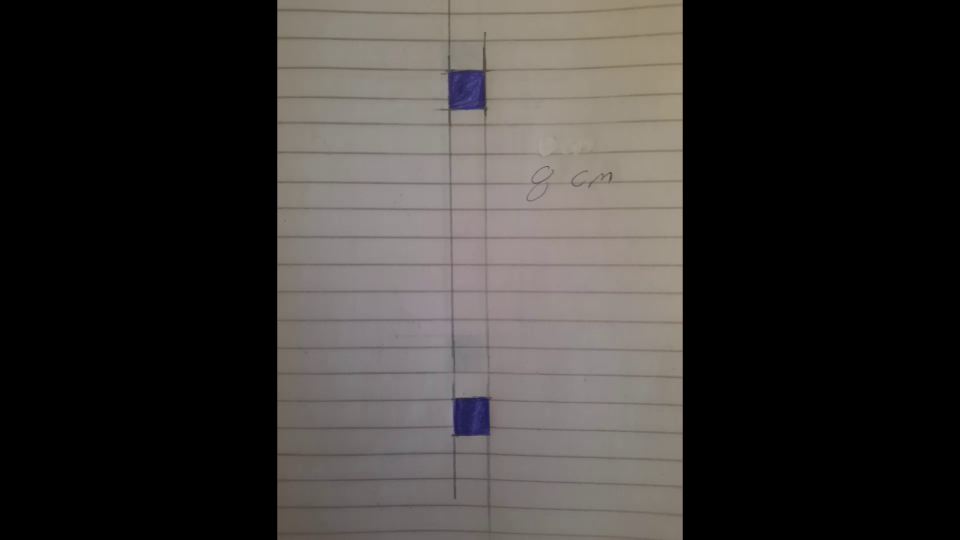
#> input picture frame 9 of computer vision/LengthSample3.mp4, 1920 x 1080 px (shown at 1/2 size)
$ python LengthMeasure.py
#> lines starting #> are read from the running program, lines starting #| are printed output that depends on the picture; after the words box and inside, x2 and y2 are one past the last pixel; in counts of white or black regions, pixels touching at a corner belong together
# Created by bassa at 3/16/2022
import cv2
import numpy as np
import time, os

cap = cv2.VideoCapture('LengthSample3.mp4')
# cap.set(3, 740)
# cap.set(4, 740)
# variable will be use
x, y, w, h = 0, 0, 0, 0
obj = []
LengthNew = 0
LengthOld = 0
deltaLength = 0
flag = 0
###############
while 1:
    # uncomment the below line for video
    ret, frame1 = cap.read()
#> frame1 is the input picture: shape (1080, 1920, 3); mean B, G, R 52.5, 54.6, 57.8
    frame = cv2.resize(frame1,(960, 540))
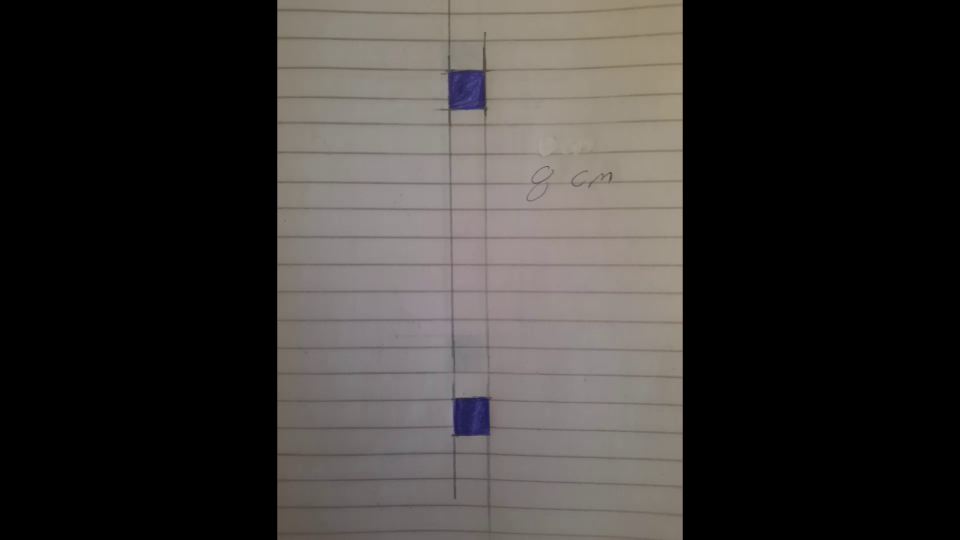
#> frame: shape (540, 960, 3); mean B, G, R 52.6, 54.6, 57.9
    # ret will return a true value if the frame exists otherwise False
    # uncomment the below 2 line for photo
    #frame1 = cv2.imread('777.5.jpg')
    # frame = cv2.resize(frame1, (740, 740))


    into_hsv = cv2.cvtColor(frame, cv2.COLOR_BGR2HSV)
#> into_hsv: shape (540, 960, 3); mean H, S, V 16.3, 11.5, 58.1
    # changing the color format from BGr to HSV
    # This will be used to create the mask
    L_limit = np.array([98, 50, 50])  # setting the blue lower limit hue min, saturation  min, value min
    U_limit = np.array([139, 255, 255])  # setting the blue upper limit hue max, saturation max, value max

    b_mask = cv2.inRange(into_hsv, L_limit, U_limit)
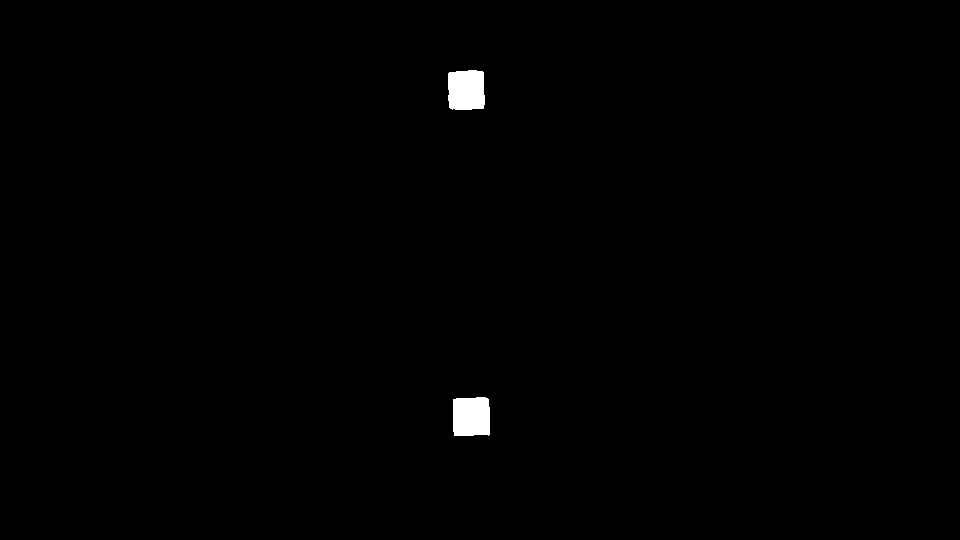
#> b_mask: shape (540, 960); 0.53% white; 2 white regions, box (x1, y1, x2, y2) and area: (453, 397, 490, 436) 1384, (448, 70, 485, 110) 1381
    # creating the mask using inRange() function
    # this will produce an image where the color of the objects
    # falling in the range will turn white and rest will be black
    blue = cv2.bitwise_and(frame, frame, mask=b_mask)
    gray = cv2.cvtColor(blue, cv2.COLOR_BGR2GRAY)
    imgBlur = cv2.GaussianBlur(gray, (5, 5), 1)
    imgCanny = cv2.Canny(imgBlur, 100, 100)
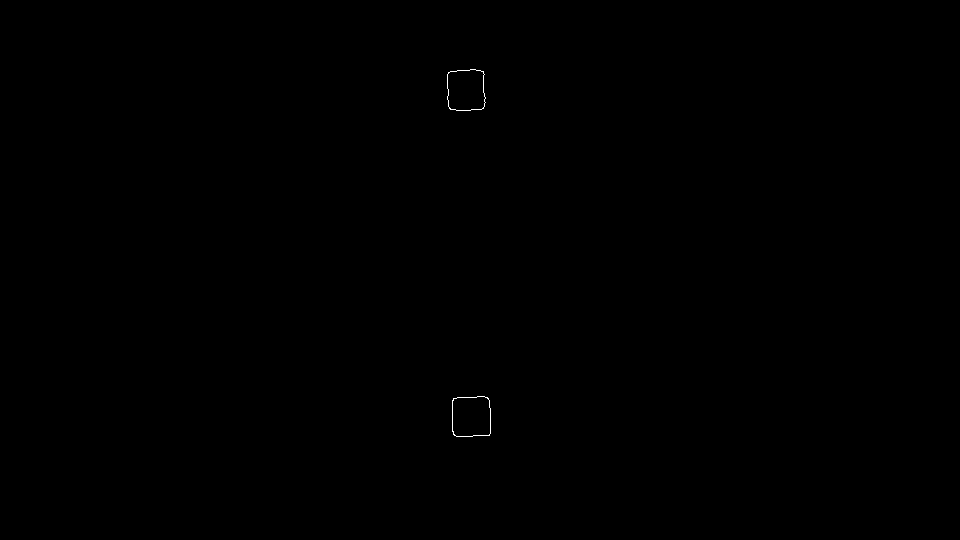
#> imgCanny: shape (540, 960); 0.06% white in thin lines or dots, all inside (x1, y1, x2, y2) = (447, 69, 491, 437)
    kernel = np.ones((5, 5))
    imgDial = cv2.dilate(imgCanny, kernel, iterations=3)
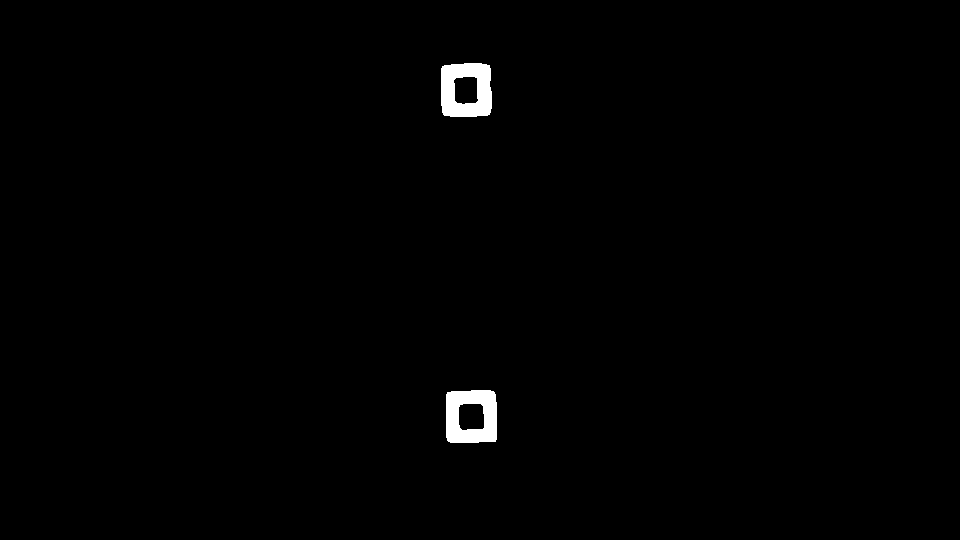
#> imgDial: shape (540, 960); 0.78% white; 2 white regions, box (x1, y1, x2, y2) and area: (441, 63, 492, 117) 2051, (446, 390, 497, 443) 2016
    imgThre = cv2.erode(imgDial, kernel, iterations=1)   #1 for video, 2 for photo
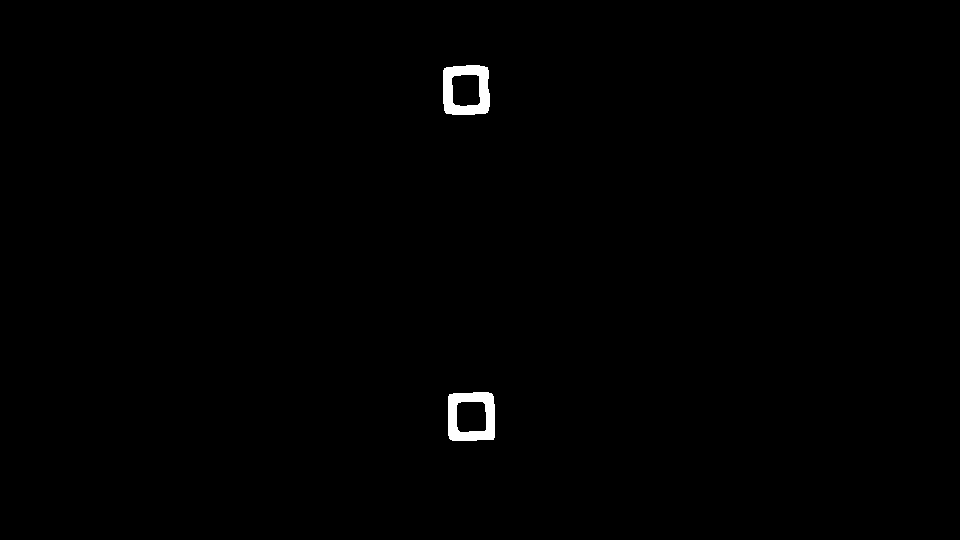
#> imgThre: shape (540, 960); 0.54% white; 2 white regions
    contours, hierarchy = cv2.findContours(imgThre, cv2.RETR_EXTERNAL, cv2.CHAIN_APPROX_NONE)
#> contours = 2 contours; box (x1, y1, x2, y2) and area: (448, 392, 495, 441) 2132, (443, 65, 490, 115) 2120
    for cnt in contours:
        area = cv2.contourArea(cnt)
        #print(area)
        if (area > 700) :

            # cv2.drawContours(imgResult, cnt, -1, (255, 0, 0), 3)
            peri = cv2.arcLength(cnt, True)
            approx = cv2.approxPolyDP(cnt, 0.02 * peri, True)
            x, y, w, h = cv2.boundingRect(approx)
            #cv2.drawContours(frame, contours, -1, (255, 255, 0), 2)
            cv2.rectangle(frame,(x,y),(x+w,y+h),(255, 0, 0),2)
            obj.append((x, y, round(area**0.5,3), h))
#> this loop made 2 passes
#> (area, peri, approx, x, y, w, h) on passes 1 to 2: (2132, 181, [[491, 393], [449, 394], [450, 439], [493, 439]], 449, 393, 45, 47), (2120, 181.5, [[487, 67], [444, 68], [446, 113], [487, 112]], 444, 67, 44, 47)
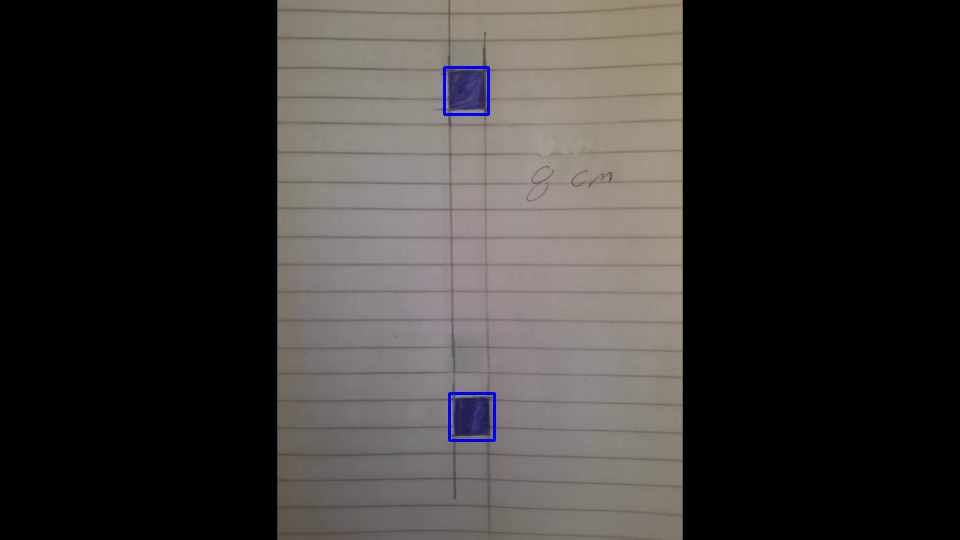
#> frame: shape (540, 960, 3); 0.21% of pixels changed, all inside (x1, y1, x2, y2) = (443, 66, 496, 442)
#> after the loop, obj = [(449, 393, 46.17, 47), (444, 67, 46.04, 47)]
           # print(area**0.5)
           # print(x, y)
    # Draw The green, Vertical line
    cv2.line(frame, (obj[0][0], obj[0][1]), (obj[1][0], obj[1][1] + obj[1][3]), (0, 255, 0), 2)
    # compute the length
    LengthNew = round((obj[0][1]-obj[1][1] + obj[0][2])/obj[0][2], 2)
#> LengthNew = 8.06
    # the original length is fixed (not change)
    # block of this if will execute  only one
    if (flag == 0):
        originalLength = LengthNew
#> originalLength = 8.06
        flag = 1

    stringOriginalLength = "original Length = " + str(originalLength) + "cm"
#> stringOriginalLength = 'original Length = 8.06cm'
    cv2.putText(frame, stringOriginalLength, (obj[0][0] + 40, (obj[0][1] + obj[1][1]) // 2 + -35), cv2.FONT_ITALIC, 1,(0, 0, 150), 2)
    # display length on The frame
    stringLength =  "Current Length = " + str(LengthNew) + "cm"
#> stringLength = 'Current Length = 8.06cm'
    cv2.putText(frame, stringLength, (obj[0][0]+40, (obj[0][1]+obj[1][1])//2 + 5), cv2.FONT_ITALIC, 1, (0, 0, 150), 2)
    # compute the Delta
    deltaLength = abs(round(originalLength - LengthOld,2))
#> deltaLength = 8.06
    LengthOld = LengthNew
#> LengthOld = 8.06
    print("delta Length = ", deltaLength)
#| delta Length =  8.06
    # display Delta length on The frame
    stringDeltaLength = "Delta = " + str(deltaLength) + "cm"
#> stringDeltaLength = 'Delta = 8.06cm'
    cv2.putText(frame, stringDeltaLength, (obj[0][0] + 40, ((obj[0][1] + obj[1][1]) // 2) + 40), cv2.FONT_ITALIC, 1, (0, 0, 150), 2)
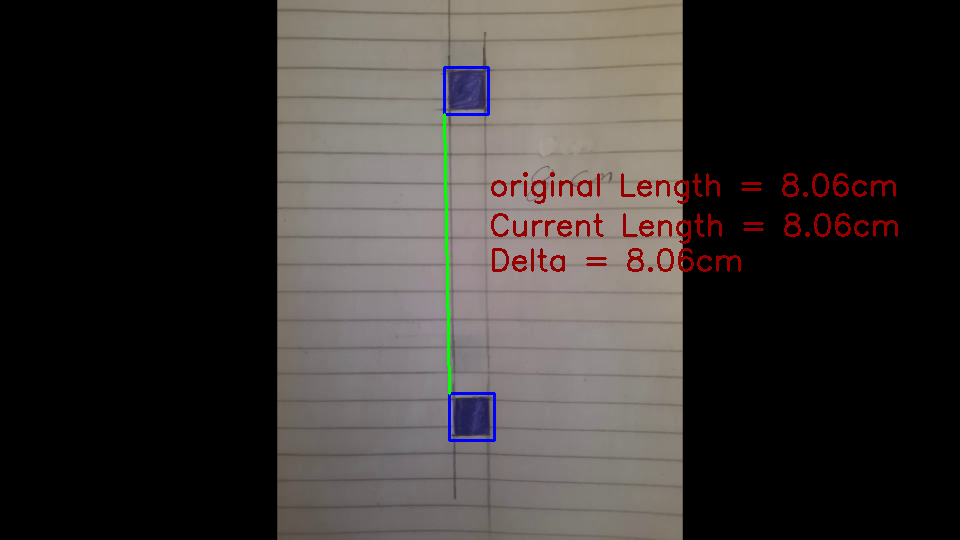
#> frame: shape (540, 960, 3); mean B, G, R 51.6, 53.5, 58.2
    # emptying the current frame
    obj = []
    cv2.imshow('Original', frame)  # to display the original frame
    cv2.imshow('Blue Detector', blue)  # to display the blue object output
    if(deltaLength != 0):
        cv2.imshow('Original', frame)  # to display the original frame
        #time.sleep(3)
   # cv2.imshow('Original', frame)  # to display the original frame

    time.sleep(1)
    if cv2.waitKey(1) == 27:
#> (key Esc is pressed here)
        break
# this function will be triggered when the ESC key is pressed
# and the while loop will terminate and so will the program
cap.release()

cv2.destroyAllWindows()

$ run again, starting later in the video
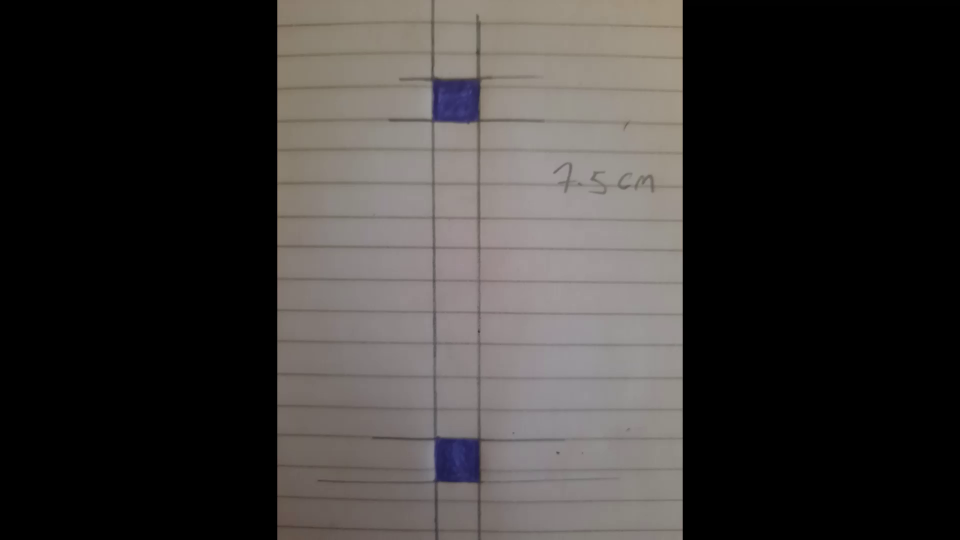
#> input picture frame 40 of computer vision/LengthSample3.mp4, 1920 x 1080 px (shown at 1/2 size)
#> frame1 is the input picture: shape (1080, 1920, 3); mean B, G, R 53.6, 55.2, 58.3
#> into_hsv: shape (540, 960, 3); mean H, S, V 14.5, 11.2, 58.7
#> `b_mask = cv2.inRange(into_hsv, L_limit, U_limit)`:
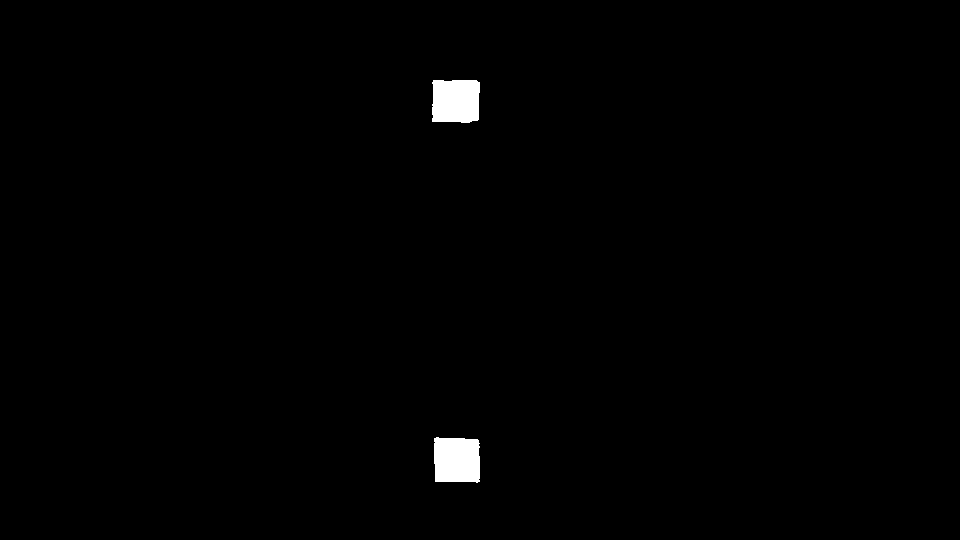
#> b_mask: shape (540, 960); 0.76% white; 2 white regions, box (x1, y1, x2, y2) and area: (434, 437, 480, 483) 1979, (432, 80, 480, 123) 1949
#> imgCanny: shape (540, 960); 0.07% white in thin lines or dots, all inside (x1, y1, x2, y2) = (431, 79, 481, 483)
#> imgDial: shape (540, 960); 0.93% white; 2 white regions, box (x1, y1, x2, y2) and area: (425, 73, 487, 130) 2434, (427, 431, 487, 489) 2407
#> imgThre: shape (540, 960); 0.65% white; 2 white regions
#> contours = 2 contours; box (x1, y1, x2, y2) and area: (429, 433, 485, 487) 2844, (427, 75, 485, 128) 2829
#> the loop `for cnt in contours:` made 2 passes
#> (area, peri, approx, x, y, w, h) on passes 1 to 2: (2844.5, 209.6, [[431, 433], [431, 485], [482, 486], [482, 435]], 431, 433, 52, 54), (2829, 209.8, [[428, 76], [428, 125], [482, 124], [481, 76]], 428, 76, 55, 50)
#> after the loop `for cnt in contours:`: obj = [(431, 433, 53.33, 54), (428, 76, 53.19, 50)]
#> LengthNew = 7.69
#> stringOriginalLength = 'original Length = 7.69cm'
#> stringLength = 'Current Length = 7.69cm'
#> deltaLength = 7.69
#| delta Length =  7.69
#> stringDeltaLength = 'Delta = 7.69cm'
#> `cv2.putText(frame, stringDeltaLength, (obj[0][0] + 40, ((obj[0][1] + o..`:
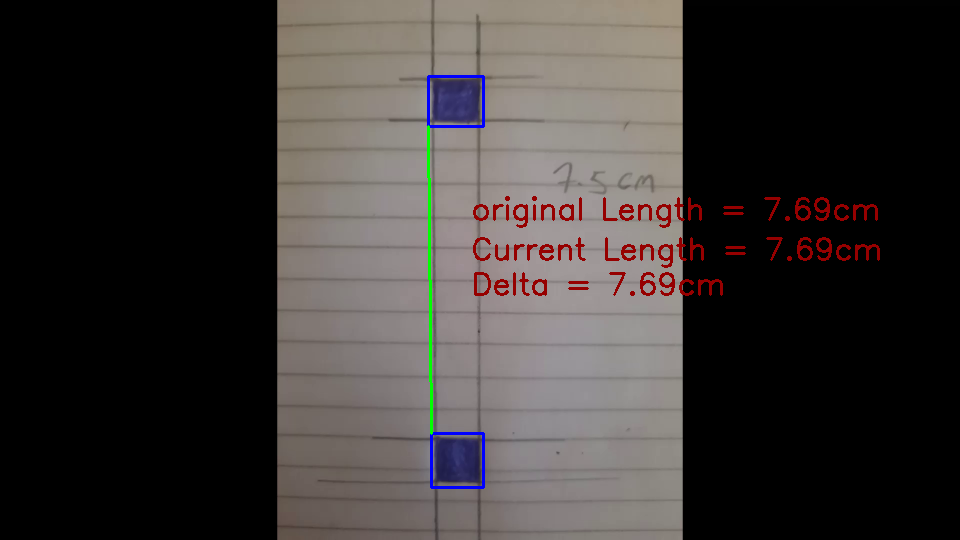
#> frame: shape (540, 960, 3); mean B, G, R 52.5, 54, 58.5

$ run again, starting later in the video
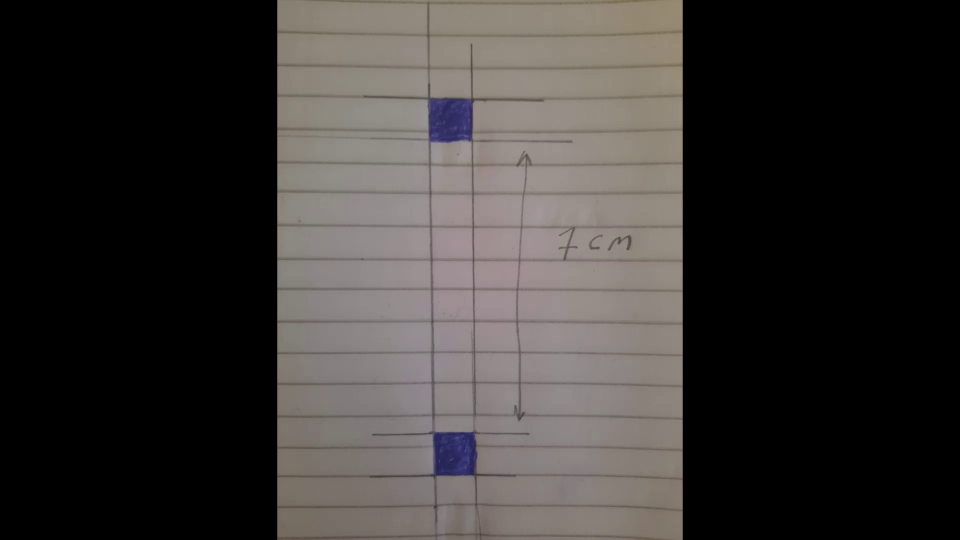
#> input picture frame 72 of computer vision/LengthSample3.mp4, 1920 x 1080 px (shown at 1/2 size)
#> frame1 is the input picture: shape (1080, 1920, 3); mean B, G, R 53, 54.8, 58.3
#> into_hsv: shape (540, 960, 3); mean H, S, V 15.3, 12.1, 58.7
#> `b_mask = cv2.inRange(into_hsv, L_limit, U_limit)`:
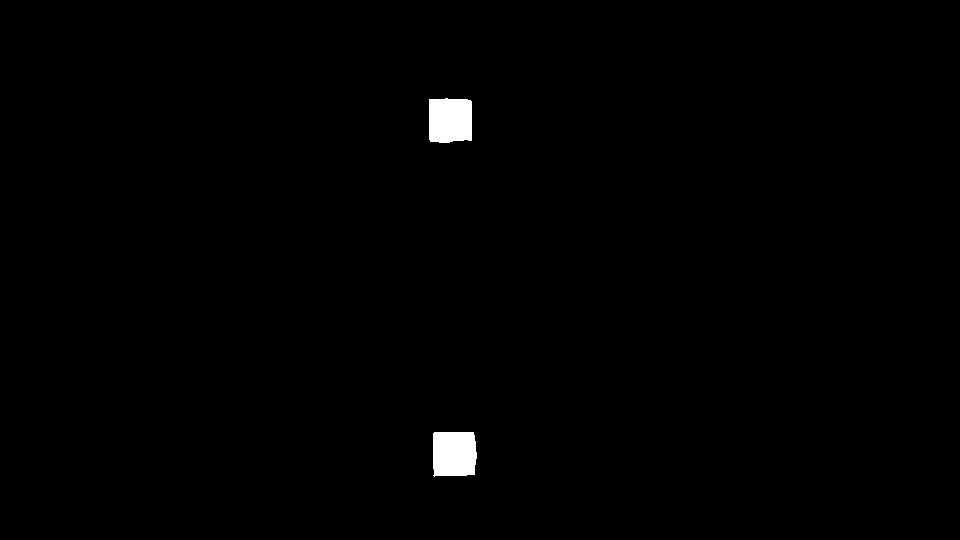
#> b_mask: shape (540, 960); 0.71% white; 2 white regions, box (x1, y1, x2, y2) and area: (433, 432, 477, 477) 1862, (429, 98, 472, 143) 1833
#> imgCanny: shape (540, 960); 0.07% white in thin lines or dots, all inside (x1, y1, x2, y2) = (428, 98, 478, 477)
#> imgDial: shape (540, 960); 0.91% white; 2 white regions, box (x1, y1, x2, y2) and area: (426, 425, 484, 483) 2387, (422, 92, 479, 150) 2324
#> imgThre: shape (540, 960); 0.64% white; 2 white regions
#> contours = 2 contours; box (x1, y1, x2, y2) and area: (428, 427, 482, 481) 2710, (424, 94, 477, 148) 2641
#> the loop `for cnt in contours:` made 2 passes
#> (area, peri, approx, x, y, w, h) on passes 1 to 2: (2710.5, 204.4, [[429, 428], [429, 480], [478, 478], [478, 429]], 429, 428, 50, 53), (2641, 203, [[425, 95], [425, 145], [475, 144], [475, 96]], 425, 95, 51, 51)
#> after the loop `for cnt in contours:`: obj = [(429, 428, 52.06, 53), (425, 95, 51.39, 51)]
#> LengthNew = 7.4
#> stringOriginalLength = 'original Length = 7.4cm'
#> stringLength = 'Current Length = 7.4cm'
#> deltaLength = 7.4
#| delta Length =  7.4
#> stringDeltaLength = 'Delta = 7.4cm'
#> `cv2.putText(frame, stringDeltaLength, (obj[0][0] + 40, ((obj[0][1] + o..`:
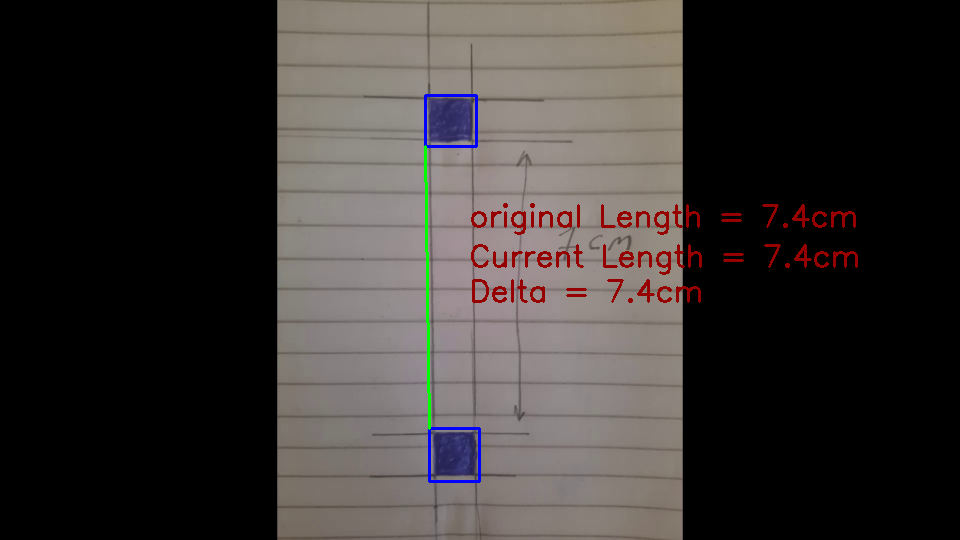
#> frame: shape (540, 960, 3); mean B, G, R 52.1, 53.7, 58.3
